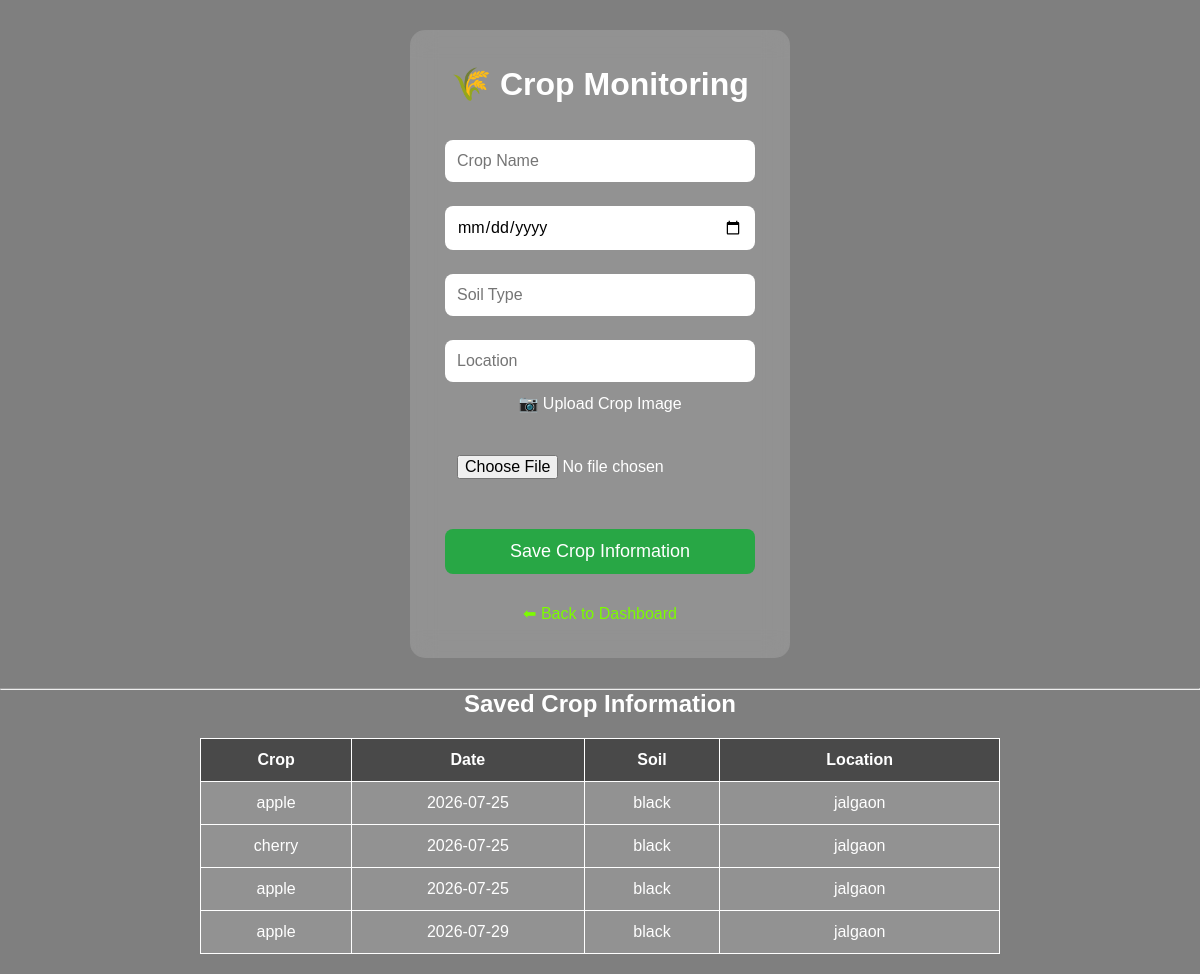
Screenshot of /crop (signed in) with the database file from the repository.
### tables this page shows
CREATE TABLE crop_monitoring (
    id INTEGER PRIMARY KEY AUTOINCREMENT,
    farmer TEXT,
    crop_name TEXT,
    crop_date TEXT,
    soil_type TEXT,
    location TEXT,
    image TEXT
);

### app.py (the view, shortened to what this page needs)
@app.route("/crop", methods=["GET", "POST"])
def crop():
    conn = sqlite3.connect("farmers.db")
    cursor = conn.cursor()
    cursor.execute("SELECT * FROM crop_monitoring WHERE farmer=?", (session["user"],))
    crops = cursor.fetchall()
    conn.close()
    return render_template(
        "crop.html",
        crops=crops,
        success="Crop information saved successfully!" if request.method == "POST" else ""
    )

### templates/crop.html (shortened to what this page needs)
<!DOCTYPE html>
<html lang="en">
<head>
    <link rel="stylesheet" href="{{ url_for('static', filename='css/style.css') }}">
</head>
<body>
<div class="login-box">
    <h1>🌾 Crop Monitoring</h1>
    <form action="/crop" method="POST" enctype="multipart/form-data">
        <input type="text" name="crop" placeholder="Crop Name" required>
        <input type="date" name="date" required>
        <input type="text" name="soil" placeholder="Soil Type" required>
        <input type="text" name="location" placeholder="Location" required>
        <label style="color:white;">📷 Upload Crop Image</label><br><br>
        <input type="file" name="image" accept="image/*" required><br><br>
        <button type="submit">Save Crop Information</button>
    </form>
    <br>
    <a href="/dashboard">⬅ Back to Dashboard</a>
</div>
 <hr>
<center>
    <h2>Saved Crop Information</h2>
</center>
<table border="1" class="crop-table">
    <tr>
        <th>Crop</th>
        <th>Date</th>
        <th>Soil</th>
        <th>Location</th>
    </tr>
    {% for crop in crops %}
    <tr>
        <td>{{ crop[2] }}</td>
        <td>{{ crop[3] }}</td>
        <td>{{ crop[4] }}</td>
        <td>{{ crop[5] }}</td>
    </tr>
    {% endfor %}
</table>
</body>
</html>

### static/css/style.css (style rules this page uses)
* { margin: 0; padding: 0; box-sizing: border-box; font-family: Arial, sans-serif; }
body { background: linear-gradient(rgba(0,0,0,0.5), rgba(0,0,0,0.5)), url("https://images.unsplash.com/photo-1500937386664-56d1dfef3854"); background-size: cover; background-position: center; background-attachment: fixed; color: white; min-height: 100vh; }
.login-box { width: 380px; margin: 30px auto; padding: 35px; background: rgba(255,255,255,0.15); backdrop-filter: blur(12px); border-radius: 15px; text-align: center; }
.login-box h1 { margin-bottom: 25px; color: white; }
.login-box input { width: 100%; padding: 12px; margin: 12px 0; border: none; border-radius: 8px; font-size: 16px; }
.login-box button { width: 100%; padding: 12px; background: #28a745; color: white; border: none; border-radius: 8px; font-size: 18px; cursor: pointer; transition: .3s; }
.login-box a { color: #7CFC00; text-decoration: none; }
input[type="file"] { width: 100%; color: white; margin-bottom: 20px; }
table { width: 100%; border-collapse: collapse; color: white; }
th, td { white-space: nowrap; }
td:nth-child(4) { width: 35%; max-width: 400px; white-space: nowrap; overflow: hidden; text-overflow: ellipsis; }
th { background: rgba(0,0,0,0.4); padding: 15px; text-align: center; }
td { padding: 8px; text-align: center; border-bottom: 1px solid rgba(255,255,255,0.2); }
button { margin-bottom: 12px; }
.crop-table { width: 500%; margin: 20px auto; border-collapse: collapse; background: rgba(255,255,255,0.15); color: white; }
.crop-table th, .crop-table td { padding: 10px; text-align: center; border: 1px solid white; }
.crop-table th { background: rgba(0,0,0,0.5); }
.crop-table { width: 800px; margin: 20px auto; border-collapse: collapse; }
.crop-table th, .crop-table td { padding: 12px; border: 1px solid white; text-align: center; }

### rows the page displays
crop_monitoring: crop_name "apple", crop_date "2026-07-25", soil_type "black", location "jalgaon"
crop_monitoring: crop_name "cherry", crop_date "2026-07-25", soil_type "black", location "jalgaon"
crop_monitoring: crop_name "apple", crop_date "2026-07-25", soil_type "black", location "jalgaon"
crop_monitoring: crop_name "apple", crop_date "2026-07-29", soil_type "black", location "jalgaon"
